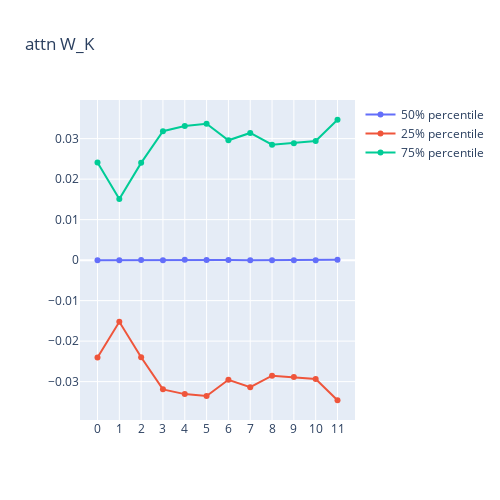

The notebook cell this image was saved under:
### Code cell
from plotly.subplots import make_subplots
import plotly.graph_objects as go
# for name,block in zip(param_name_unique,param_block_unique):
name = "W_K"
block = "attn"
df_plot = df

fig = make_subplots(rows = 1, cols = 1)
fig.add_trace(
    go.Scatter(
            x = df_plot["param_layer_all"].values, y = df_plot["median_param_base"].values,name = '50% percentile'),
            row=1,col=1,
            )

fig.add_trace(
    go.Scatter(
            x = df_plot["param_layer_all"].values, y = df_plot["first_quarter_param_base"].values,name = '25% percentile'),
            row=1,col=1,
            )
fig.add_trace(
    go.Scatter(
            x = df_plot["param_layer_all"].values, y = df_plot["last_quarter_param_base"].values,name = '75% percentile'),
            row=1,col=1,
            )


fig.update_layout(title_text = block +" " +name,
                 width =500, height=500)
fig.show()

### Figure 1 — Plotly figure (JSON) as saved in the notebook; plotly's stock layout.template omitted (floating-point values rounded to 4 significant figures)
{"data": [{"name": "50% percentile", "type": "scatter", "x": ["0", "1", "2", "3", "4", "5", "6", "7", "8", "9", "10", "11"], "xaxis": "x", "y": [-3.388e-05, 9.419e-07, 1.971e-05, -4.704e-06, 7.326e-05, 3.682e-05, 2.381e-05, -5.954e-05, -2.709e-05, -5.087e-05, -3.755e-05, 8.168e-05], "yaxis": "y"}, {"name": "25% percentile", "type": "scatter", "x": ["0", "1", "2", "3", "4", "5", "6", "7", "8", "9", "10", "11"], "xaxis": "x", "y": [-0.02407, -0.01524, -0.02399, -0.03191, -0.03309, -0.03357, -0.02954, -0.03138, -0.02854, -0.02889, -0.02935, -0.0346], "yaxis": "y"}, {"name": "75% percentile", "type": "scatter", "x": ["0", "1", "2", "3", "4", "5", "6", "7", "8", "9", "10", "11"], "xaxis": "x", "y": [0.02411, 0.01511, 0.02402, 0.03184, 0.0331, 0.03368, 0.02959, 0.03141, 0.02852, 0.02887, 0.02941, 0.03466], "yaxis": "y"}], "layout": {"height": 500, "title": {"text": "attn W_K"}, "width": 500, "xaxis": {"anchor": "y", "autorange": true, "domain": [0, 1], "range": [-0.8088, 11.81], "type": "category"}, "yaxis": {"anchor": "x", "autorange": true, "domain": [0, 1], "range": [-0.03948, 0.03954], "type": "linear"}}}
